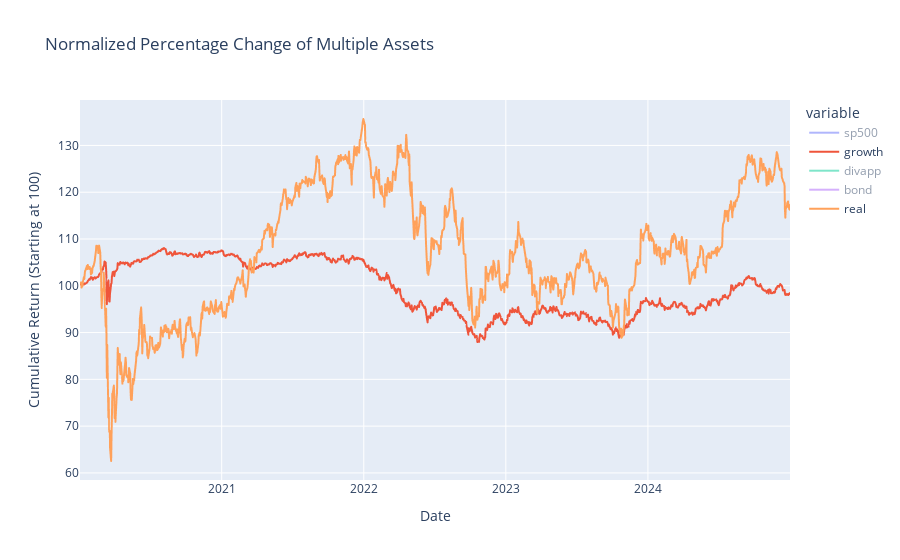

Source (notebook cell):
### Code cell
plot_normalized_returns_multi(sp500_data, growth_data, divappr_data, bond_data, real_estate_data,
                             labels=['sp500', 'growth', 'divapp', 'bond', 'real'])

### Figure 1 — Plotly figure (JSON) as saved in the notebook; plotly's stock layout.template omitted (floating-point values rounded to 4 significant figures; data arrays with more than 128 entries replaced by an {"elided": "..."} marker saying what was removed)
{"data": [{"hovertemplate": "variable=sp500<br>Date=%{x}<br>Cumulative Return (Starting at 100)=%{y}<extra></extra>", "legendgroup": "sp500", "line": {"color": "#636efa", "dash": "solid"}, "marker": {"symbol": "circle"}, "mode": "lines", "name": "sp500", "showlegend": true, "type": "scattergl", "visible": "legendonly", "x": {"elided": "1257 str values"}, "xaxis": "x", "y": {"elided": "1257 float values"}, "yaxis": "y"}, {"hovertemplate": "variable=growth<br>Date=%{x}<br>Cumulative Return (Starting at 100)=%{y}<extra></extra>", "legendgroup": "growth", "line": {"color": "#EF553B", "dash": "solid"}, "marker": {"symbol": "circle"}, "mode": "lines", "name": "growth", "showlegend": true, "type": "scattergl", "visible": true, "x": {"elided": "1257 str values"}, "xaxis": "x", "y": {"elided": "1257 float values"}, "yaxis": "y"}, {"hovertemplate": "variable=divapp<br>Date=%{x}<br>Cumulative Return (Starting at 100)=%{y}<extra></extra>", "legendgroup": "divapp", "line": {"color": "#00cc96", "dash": "solid"}, "marker": {"symbol": "circle"}, "mode": "lines", "name": "divapp", "showlegend": true, "type": "scattergl", "visible": "legendonly", "x": {"elided": "1257 str values"}, "xaxis": "x", "y": {"elided": "1257 float values"}, "yaxis": "y"}, {"hovertemplate": "variable=bond<br>Date=%{x}<br>Cumulative Return (Starting at 100)=%{y}<extra></extra>", "legendgroup": "bond", "line": {"color": "#ab63fa", "dash": "solid"}, "marker": {"symbol": "circle"}, "mode": "lines", "name": "bond", "showlegend": true, "type": "scattergl", "visible": "legendonly", "x": {"elided": "1257 str values"}, "xaxis": "x", "y": {"elided": "1257 float values"}, "yaxis": "y"}, {"hovertemplate": "variable=real<br>Date=%{x}<br>Cumulative Return (Starting at 100)=%{y}<extra></extra>", "legendgroup": "real", "line": {"color": "#FFA15A", "dash": "solid"}, "marker": {"symbol": "circle"}, "mode": "lines", "name": "real", "showlegend": true, "type": "scattergl", "visible": true, "x": {"elided": "1257 str values"}, "xaxis": "x", "y": {"elided": "1257 float values"}, "yaxis": "y"}], "layout": {"autosize": true, "legend": {"title": {"text": "variable"}, "tracegroupgap": 0}, "title": {"text": "Normalized Percentage Change of Multiple Assets"}, "xaxis": {"anchor": "y", "autorange": true, "domain": [0, 1], "range": ["2020-01-03", "2024-12-31"], "title": {"text": "Date"}, "type": "date"}, "yaxis": {"anchor": "x", "autorange": true, "domain": [0, 1], "range": [58.48, 139.7], "title": {"text": "Cumulative Return (Starting at 100)"}, "type": "linear"}}}
